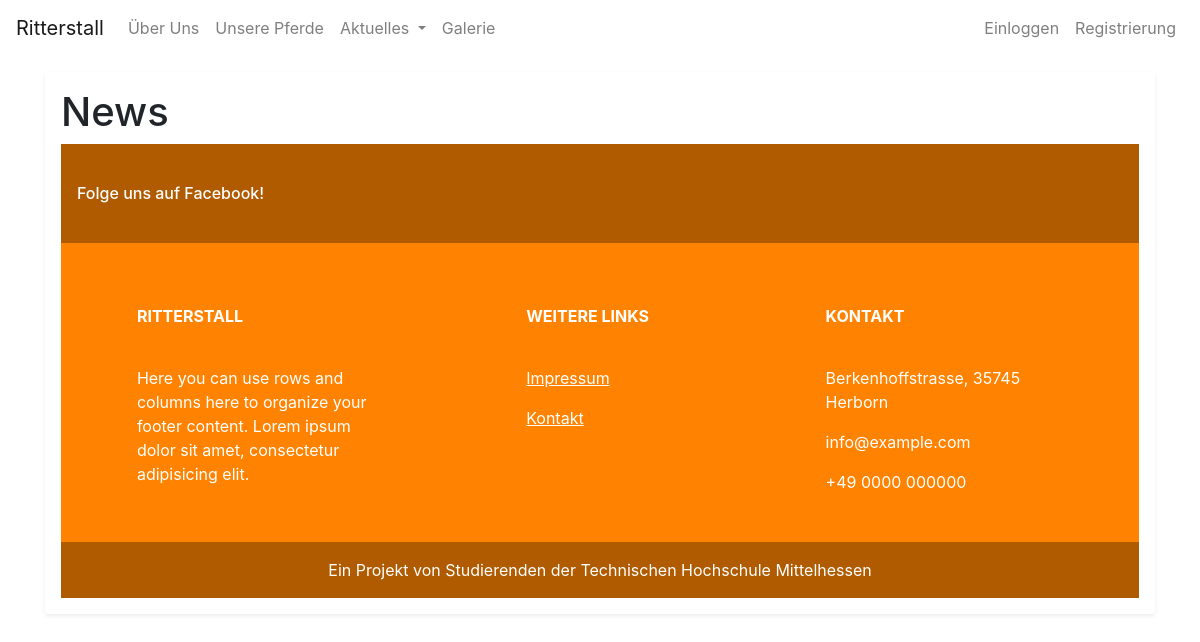
The app's page /reithof/news/, older data.
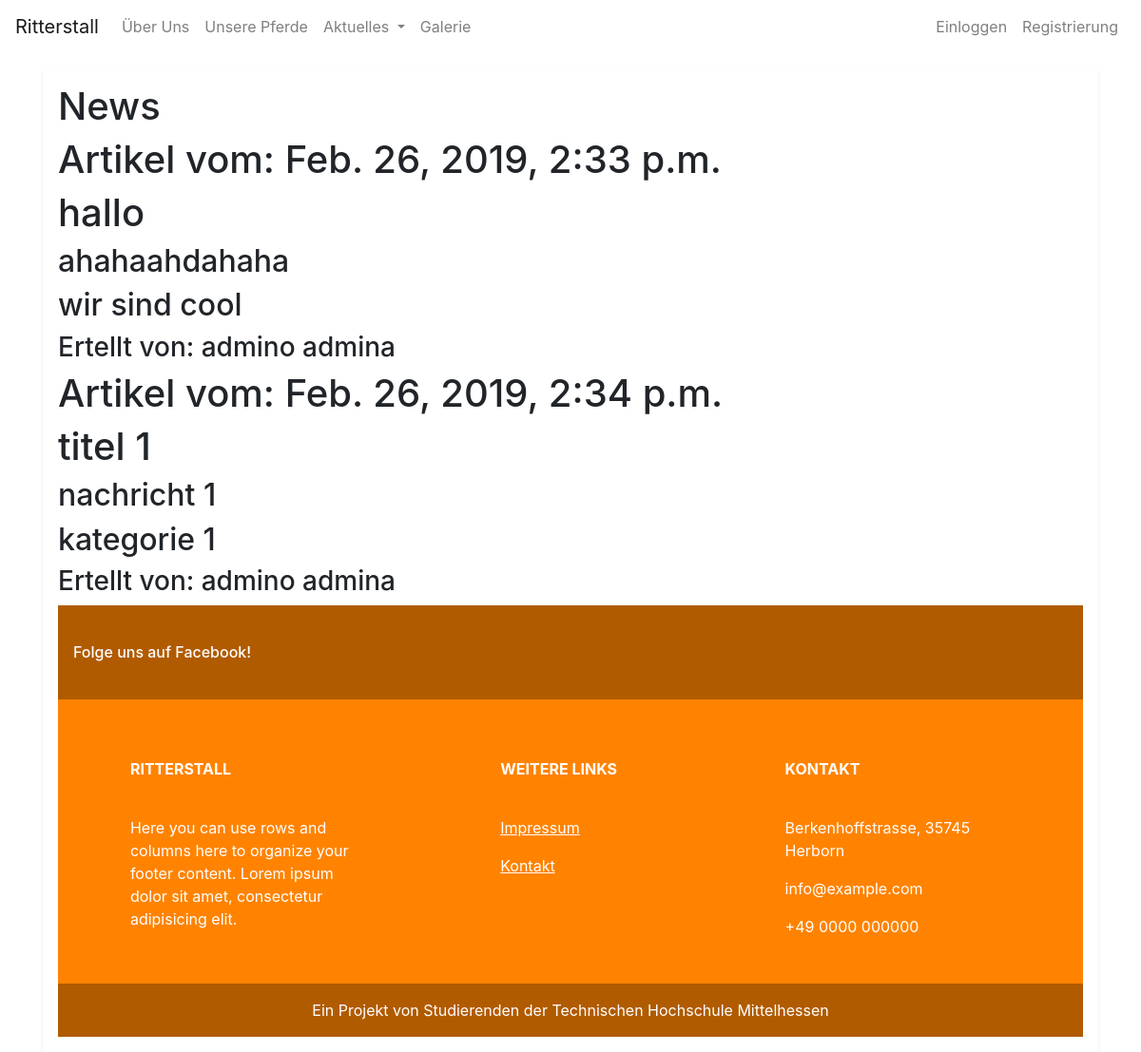
The same page, newer data.
### reithof_organizer/models.py (models this page shows, shortened)
class Eintrag(models.Model):
    autor = models.ForeignKey(Profile, on_delete=models.CASCADE)
    titel = models.CharField(max_length=250)
    nachricht = models.TextField()
    erstellt_am = models.DateTimeField(_('Erstellt am'), default=timezone.now)
    kategorie = models.CharField(max_length=100)
    class Meta:
        verbose_name = _('Eintrag')
        verbose_name_plural = _('Einträge')

class Profile(AbstractBaseUser, PermissionsMixin):
    username = models.CharField(_('Username'), max_length=150)
    vorname = models.CharField(_('Vorname'), max_length=50, blank=True)
    nachname = models.CharField(_('Nachname'), max_length=50, blank=True)
    password = models.CharField(_('Passwort'), max_length=128)
    last_login = models.DateTimeField(_('Letzte Anmeldung'), blank=True, null=True)
    email = models.EmailField(
        _('Email-Adresse'),
        unique=True,
        error_messages={
            'unique': _("Ein Nutzer mit dieser E-Mail-Adresse existiert bereits!"),
        },
    )
    geburtsdatum = models.DateField(_('Geburtsdatum'), auto_now_add=False, auto_now=False, null=True)
    mistpunkte = models.IntegerField(null=True)
    date_joined = models.DateTimeField(_('Erstellt am'), default=timezone.now)
    is_superuser = models.BooleanField(
        _('superuser status'),
        default=False,
        help_text=_(
            'Designates that this user has all permissions without '
            'explicitly assigning them.'
        ),
    )
    is_staff = models.BooleanField(
        _('staff status'),
        default=False,
        help_text=_('Designates whether the user can log into this admin site.'),
    )
    is_active = models.BooleanField(
        _('aktiv'),
        default=False,
        help_text=_(
            'Designates whether this user should be treated as active. '
            'Unselect this instead of deleting accounts.'
        ),
    )
    objects = ProfileUserManager()
    USERNAME_FIELD = 'email'
    REQUIRED_FIELDS = ['vorname', 'nachname']
    class Meta:
        verbose_name = _('Mitglied')
        verbose_name_plural = _('Mitglieder')

### reithof_organizer/views.py (the view)
def news(request):
    all_eintrag = Eintrag.objects.all()
    if request.method == "POST":
        form = CreateEintrag(request.POST or None)
        if form.is_valid():
            eintrag = form.save(commit=False)
            eintrag.autor = request.user
            eintrag.save()
    else:
        form = CreateEintrag()
    return render(request, 'reithof_organizer/news.html', {'form': form, 'all_eintrag': all_eintrag})

### reithof_organizer/templates/reithof_organizer/news.html (shortened to what this page needs)
{% extends 'reithof_organizer/base.html' %}
{% block body %}
<div class="container">
<div class="shadow-sm p-3 my-3 bg-white rounded">
<h1>News</h1>
{% for eintrag in all_eintrag %}
    <legend>
    <h1>Artikel vom: {{ eintrag.erstellt_am }}</h1>
    <h1>{{ eintrag.titel }}</h1>
    <h2>{{ eintrag.nachricht }}</h2>
    <h2>{{ eintrag.kategorie }}</h2>
    <h3>Ertellt von: {{ eintrag.autor.vorname }} {{ eintrag.autor.nachname }}</h3>
    </legend>
{% endfor %}
{% endblock %}

Row changes from the older to the newer data that the page shows:
added Eintrag: erstellt_am "Feb. 26, 2019, 2:33 p.m.", titel "hallo", nachricht "ahahaahdahaha", kategorie "wir sind cool", autor.vorname "admino", autor.nachname "admina"
added Eintrag: erstellt_am "Feb. 26, 2019, 2:34 p.m.", titel "titel 1", nachricht "nachricht 1", kategorie "kategorie 1", autor.vorname "admino", autor.nachname "admina"
